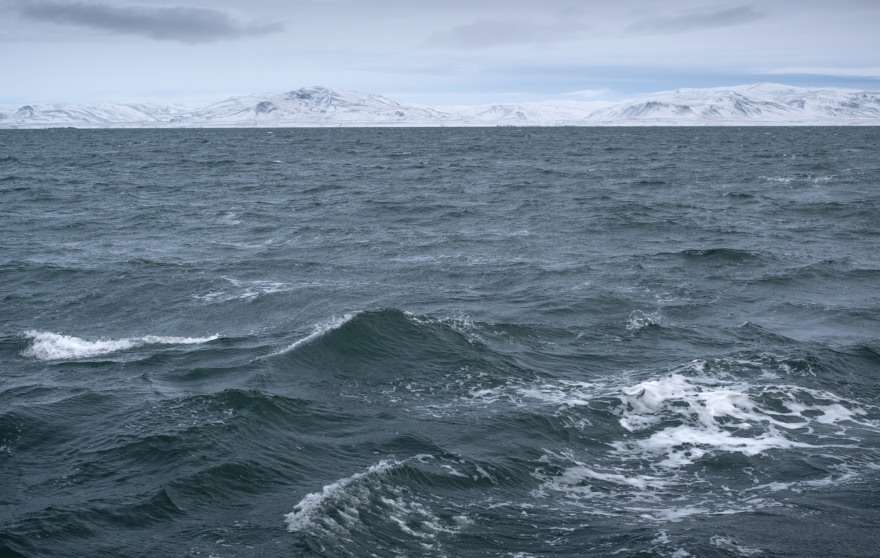
#> input picture assets/sample.png, 1760 x 1116 px (shown at 1/2 size)
$ python main.py --image-path ../assets/sample.png
#> lines starting #> are read from the running program, lines starting #| are printed output that depends on the picture
#> in run, original_image is the input picture: PIL image 1760x1116 RGBA; mean R, G, B, A 108.9, 125.8, 141.3, 255
import argparse
import os
from multiprocessing import Pool
from pathlib import Path
from random import choices, shuffle

import tqdm
from PIL import Image, ImageDraw

OPTIONS = None


class Options:
    def __init__(
        self,
        image_path: str,
        pallet_image: Image,
        width: int,
        height: int,
        square_size: int,
        num_colors: int,
        num_pictures: int,
        test: bool,
    ) -> None:
        self.image_path = image_path
        self.pallet_image = pallet_image
        # Size for the new picture
        self.num_squares_x = width
        self.num_squares_y = height
        self.num_squares_total = self.num_squares_x * self.num_squares_y
        self.width = self.num_squares_x * square_size
        self.height = self.num_squares_y * square_size
        self.square_size = square_size
        self.num_colors = num_colors
        self.num_pictures = num_pictures
        self.output_path = self.get_output_path()
        self.test = test

    def get_output_path(self):
        """Sets the global output path"""
        # Create a dictionary for the output
        current_path = Path().resolve()
        dir_path = self.get_unique_filename(Path(self.image_path).stem)
        return os.path.join(current_path, dir_path)

    def get_unique_filename(self, path):
        """Adds a suffix to filename if it already exists"""
#> called with path = 'sample'
        filename, extension = os.path.splitext(path)
        suffix = 1
        while os.path.exists(path):
            path = f"{filename}({str(suffix)}){extension}"
            suffix += 1
        return path


def chunk(seq, size, groupByList=True):
    """Returns list of lists/tuples broken up by size input"""
    func = tuple
    if groupByList:
        func = list
    return [func(seq[i : i + size]) for i in range(0, len(seq), size)]


def get_palette_in_rgb(img):
    """
    Returns list of RGB tuples found in the image palette
    :type img: Image.Image
    :rtype: list[tuple]
    """
    assert img.mode == "P", "image should be palette mode"
    pal = img.getpalette()
#> pal = 768 items
    colors = chunk(pal, 3, False)
#> colors = 256 items
    return colors


def fill_in_missing_colors(num_colors, colors):
    """Returns a list of colors with length equal to num_squares_total"""
    k = num_colors - len(colors)
    if k < 0:
        return colors
    # Missing k colors, fill in by randomly sampling from the list
    missing = choices(colors, k=k)
    return colors + missing


def get_random_colors(image, num_squares_total, num_colors):
    """
    Returns a list of colors from the image
    with length equal to num_squares_total
    """
    # Get the pallet from the image
    colors = get_palette_in_rgb(image)
#> colors = 256 items

    # Get all the distinct colors
    distinct_colors = list(set(colors))
#> distinct_colors = 54 items

    # In case we have too few colors
    distinct_colors = fill_in_missing_colors(num_colors, distinct_colors)
#> in fill_in_missing_colors, `k = num_colors - len(colors)`: k = -44
#> distinct_colors = 54 items

    # Get the first n random colors
    shuffle(distinct_colors)
    return fill_in_missing_colors(num_squares_total, distinct_colors[:num_colors])


def draw_squares(width, height, square_size, colors):
    """Draws a sequence of squares on an image using a list of colors"""
    x1 = 0
    y1 = 0
    x2 = square_size
    y2 = square_size
    image = Image.new("RGB", (width, height))
    draw = ImageDraw.Draw(image)

    for color in colors:
        draw.rectangle([(x1, y1), (x2, y2)], fill=color)
        if x2 == width:
            x1 = 0
            x2 = square_size
            y1 += square_size
            y2 += square_size
        else:
            x1 += square_size
            x2 += square_size
    return image


def get_unique_filename(path):
    """Adds a suffix to filename if it already exists"""
    filename, extension = os.path.splitext(path)
    suffix = 1
    while os.path.exists(path):
        path = f"{filename}({str(suffix)}){extension}"
        suffix += 1
    return path


def generate_image(index):
    global OPTIONS
    # Get random colors as a list of tuples
    colors = get_random_colors(OPTIONS.pallet_image, OPTIONS.num_squares_total, OPTIONS.num_colors)
#> colors = 100 items
    # Draw the new image using the pallet
    image = draw_squares(OPTIONS.width, OPTIONS.height, OPTIONS.square_size, colors)
#> in draw_squares, `image = Image.new("RGB", (width, height))`: image: PIL image 1280x1280 RGB; every value is 0
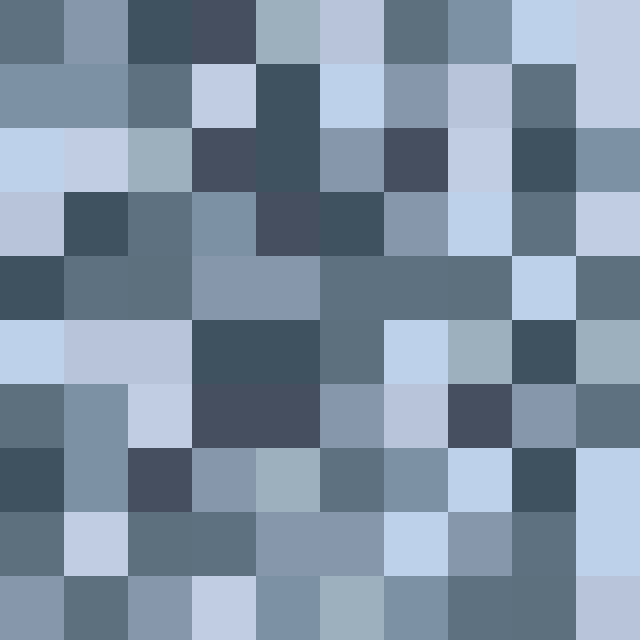
#> image: PIL image 1280x1280 RGB (shown at 1/2 size); mean R, G, B 126.1, 143.4, 161.7
    file_path = os.path.join(OPTIONS.output_path, f"pic{index}.png")
    if OPTIONS.test:
        image.show()
    else:
        image.save(file_path, format="PNG")
    return True


def run(
    image_path: str,
    width: int,
    height: int,
    square_size: int,
    num_colors: int,
    num_pictures: int,
    test: bool,
) -> None:

    # import time
    # start = time.time()

    # Get the original image
    try:
        original_image = Image.open(image_path)
    except Exception as e:
        print(e)
        exit()

    # Convert the image to pallet mode
    pallet_image = original_image.convert(mode="P")

    global OPTIONS
    OPTIONS = Options(
        image_path,
        pallet_image,
        width,
        height,
        square_size,
        num_colors,
        num_pictures,
        test,
    )

    if test:
        print("Generating a single picture")
        generate_image(0)
        return

    # Create a new directory for the output
    os.mkdir(OPTIONS.output_path)

    print("\nBeep boop bop 🤖")
    print("Generated pictures\n")

    pool = Pool()
    tasks = range(num_pictures)
    for _ in tqdm.tqdm(pool.imap_unordered(generate_image, tasks), total=len(tasks)):
        pass
#> this loop made 5 passes
#> pass 1, in generate_image (call 2), `image = draw_squares(OPTIONS.width, OPTIONS.height, OPTIONS.square_siz..`:
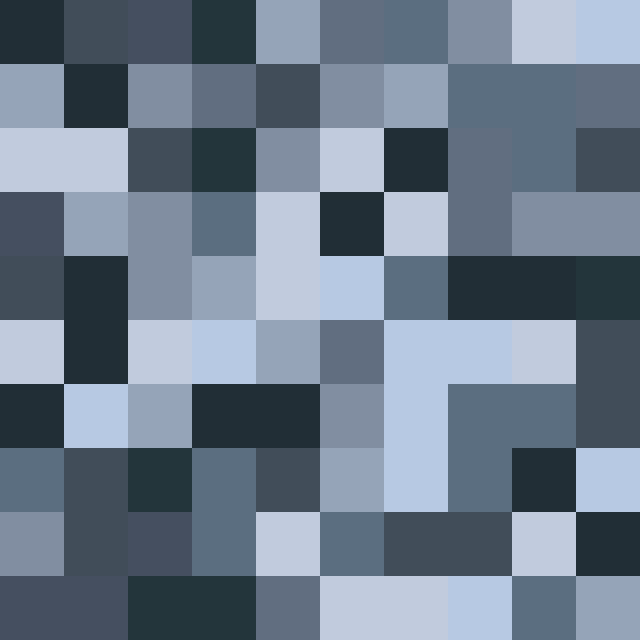
#> image: PIL image 1280x1280 RGB (shown at 1/2 size); mean R, G, B 108.8, 122.9, 139.2
#> pass 2, in generate_image (call 3), `image = draw_squares(OPTIONS.width, OPTIONS.height, OPTIONS.square_siz..`:
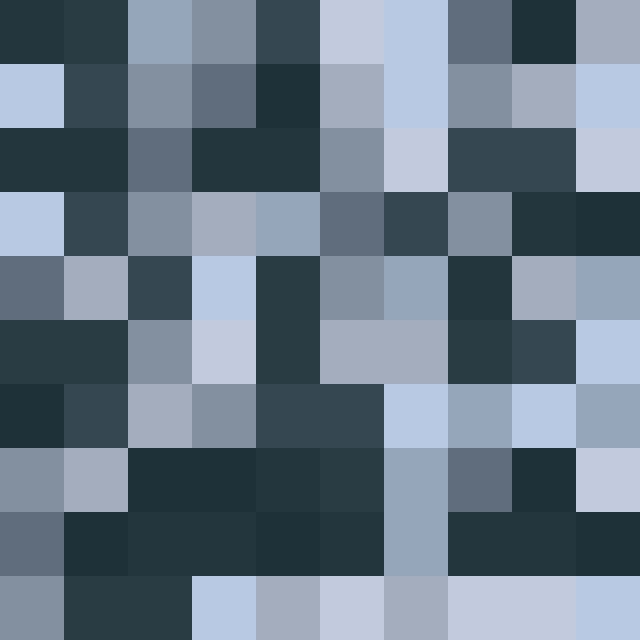
#> image: PIL image 1280x1280 RGB (shown at 1/2 size); mean R, G, B 105, 120.5, 134.3
    pool.close()
    pool.join()

    print(f"\nGenerated {num_pictures} pictures in {OPTIONS.output_path} 🍺")
#| Generated 5 pictures in baldr/sample 🍺

    # end = time.time()
    # print(f"Elapsed: {end - start}")


if __name__ == "__main__":
    parser = argparse.ArgumentParser(formatter_class=argparse.ArgumentDefaultsHelpFormatter)
    parser.add_argument(
        "-i",
        "--image-path",
        help="Image to get color pallet",
        required=True,
        type=str,
    )
    parser.add_argument(
        "--width",
        help="Image width",
        choices=range(1, 51),
        metavar="[1-50]",
        default=10,
        type=int,
    )
    parser.add_argument(
        "--height",
        help="Image height",
        choices=range(1, 51),
        metavar="[1-50]",
        default=10,
        type=int,
    )
    parser.add_argument(
        "--square-size",
        help="Pixels in each square",
        choices=range(1, 513),
        metavar="[1-512]",
        default=128,
        type=int,
    )
    parser.add_argument(
        "--num-colors",
        help="Number of colors to use",
        choices=range(1, 101),
        metavar="[1-100]",
        default=10,
        type=int,
    )
    parser.add_argument(
        "--num-pictures",
        help="Number of pictures to generate",
        choices=range(1, 101),
        metavar="[1-100]",
        default=5,
        type=int,
    )
    parser.add_argument("-t", "--test", help="Will generate and open a single picture", action="store_true")
    args = parser.parse_args()

    run(
        image_path=args.image_path,
        width=args.width,
        height=args.height,
        square_size=args.square_size,
        num_colors=args.num_colors,
        num_pictures=args.num_pictures,
        test=args.test,
    )
